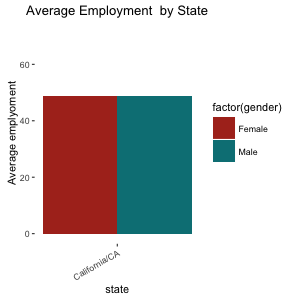

Generate this figure with R:
setwd("~/Desktop/project1")
##1.1 Setup the Bench
library("dplyr")
library("data.table")
library("ggplot2")
library("choroplethr")
##Read the data
cols<- c("ESR","ST","SEX","MSP","PWGTP","AGEP")##choose the variable of employment,sex,marial status,state code and the weight
pusa <- fread("~/desktop/project1/csv_pus/ss13pusa.csv", select = cols)
pusb <- fread("~/desktop/project1/csv_pus/ss13pusb.csv", select = cols)
pus<- rbind(pusa, pusb)

Male <- pus %>%
  na.omit()%>%
  filter(MSP %in% c(3,4,5,6)) %>%
  filter(SEX %in% c(1)) %>%
  filter(AGEP<=29) %>%
  group_by(ST) %>% ##group by state
  summarise(count=sum(PWGTP))
Male

Malejob<- pus %>%
  na.omit() %>%
  filter(MSP %in% c(3,4,5,6)) %>%
  filter(ESR %in% c(1)) %>%
  filter(SEX %in% c(1)) %>% ## select male
  filter(AGEP<=29) %>%
  group_by(ST) %>% ##group by state
  summarise(count=sum(PWGTP))

Malejob


Female <- pus %>%
  na.omit()%>%
  filter(MSP %in% c(3,4,5,6)) %>%
  filter(SEX %in% c(2)) %>%
  filter(AGEP<=29) %>%
  group_by(ST) %>% ##group by state
  summarise(count=sum(PWGTP))
Female

Femalejob<- pus %>%
  na.omit() %>%
  filter(MSP %in% c(3,4,5,6)) %>%
  filter(ESR %in% c(1)) %>%
  filter(SEX %in% c(2)) %>% ## select male
  filter(AGEP<=29) %>%
  group_by(ST) %>% ##group by state
  summarise(count=sum(PWGTP))
Femalejob

##define the state code
stateCode = "ST,State
6,California/CA"
statecode <- fread(stateCode)
statecode

Malejob1<- mutate(Male, value = Malejob$count/Male$count*100)
Malejob1
Femalejob1<- mutate(Femalejob, value = Femalejob$count/Female$count*100)
Femalejob1
# join state code in table
Malejob1 <- left_join(Malejob1 , statecode, by.x=c("ST"))
Femalejob1 <- left_join(Femalejob1 , statecode, by.x=c("ST"))
# add gender to data
Malejob1$gender <- c("Male")
Femalejob1$gender <- c("Female")
# concat data
visual <- rbind(Malejob1,Femalejob1)
#plot graph
AllPlot<- ggplot(visual, aes(x=State, y=value, fill=factor(gender))) +
  geom_bar(stat="identity",position="dodge") + scale_fill_hue(l=40) +
  ylab("Average emplyoment") + 
  xlab("state") + ggtitle(paste("Average Employment"," by State")) +
  theme(axis.text.x = element_text(angle = 30, hjust = 1),
        panel.background = element_rect(fill = 'white' ))
ggsave(paste("Plot_","_",".png", sep = ""), width = 20, height = 15)
AllPlot
##
